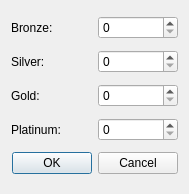
<?xml version="1.0" encoding="UTF-8"?>
<ui version="4.0">
 <class>Dialog</class>
 <widget class="QDialog" name="Dialog">
  <property name="geometry">
   <rect>
    <x>0</x>
    <y>0</y>
    <width>189</width>
    <height>194</height>
   </rect>
  </property>
  <property name="windowTitle">
   <string>Add Money</string>
  </property>
  <layout class="QGridLayout" name="gridLayout">
   <item row="0" column="0">
    <widget class="QLabel" name="label">
     <property name="text">
      <string>Bronze: </string>
     </property>
    </widget>
   </item>
   <item row="0" column="1">
    <widget class="QSpinBox" name="bronzeBox">
     <property name="maximum">
      <number>999999999</number>
     </property>
    </widget>
   </item>
   <item row="1" column="0">
    <widget class="QLabel" name="label_2">
     <property name="text">
      <string>Silver: </string>
     </property>
    </widget>
   </item>
   <item row="1" column="1">
    <widget class="QSpinBox" name="silverBox">
     <property name="maximum">
      <number>999999999</number>
     </property>
    </widget>
   </item>
   <item row="2" column="0">
    <widget class="QLabel" name="label_3">
     <property name="text">
      <string>Gold: </string>
     </property>
    </widget>
   </item>
   <item row="2" column="1">
    <widget class="QSpinBox" name="goldBox">
     <property name="maximum">
      <number>999999999</number>
     </property>
    </widget>
   </item>
   <item row="3" column="0">
    <widget class="QLabel" name="label_4">
     <property name="text">
      <string>Platinum: </string>
     </property>
    </widget>
   </item>
   <item row="3" column="1">
    <widget class="QSpinBox" name="platinumBox">
     <property name="maximum">
      <number>999999999</number>
     </property>
    </widget>
   </item>
   <item row="4" column="0" colspan="2">
    <widget class="QDialogButtonBox" name="buttonBox">
     <property name="orientation">
      <enum>Qt::Horizontal</enum>
     </property>
     <property name="standardButtons">
      <set>QDialogButtonBox::Cancel|QDialogButtonBox::Ok</set>
     </property>
    </widget>
   </item>
  </layout>
 </widget>
 <resources/>
 <connections>
  <connection>
   <sender>buttonBox</sender>
   <signal>accepted()</signal>
   <receiver>Dialog</receiver>
   <slot>accept()</slot>
   <hints>
    <hint type="sourcelabel">
     <x>248</x>
     <y>254</y>
    </hint>
    <hint type="destinationlabel">
     <x>157</x>
     <y>274</y>
    </hint>
   </hints>
  </connection>
  <connection>
   <sender>buttonBox</sender>
   <signal>rejected()</signal>
   <receiver>Dialog</receiver>
   <slot>reject()</slot>
   <hints>
    <hint type="sourcelabel">
     <x>316</x>
     <y>260</y>
    </hint>
    <hint type="destinationlabel">
     <x>286</x>
     <y>274</y>
    </hint>
   </hints>
  </connection>
 </connections>
</ui>
